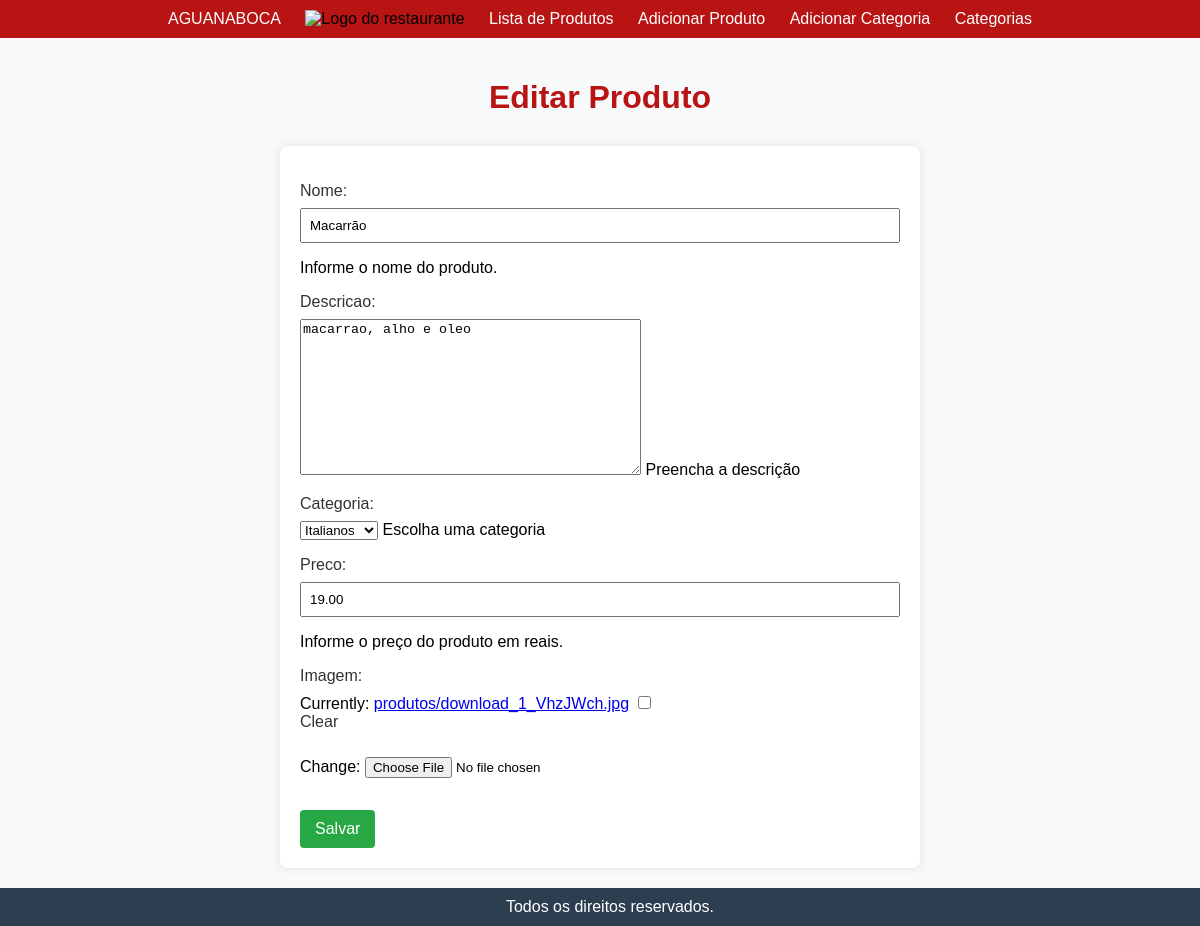
Screenshot of /edita_produto/8/ with the database file from the repository.
### projeto_aguanaboca/models.py (models this page shows, shortened)
class Produto(models.Model):
    nome = models.CharField(max_length=100)
    descricao = models.TextField()
    categoria = models.ForeignKey(Categoria, on_delete=models.CASCADE)
    preco = models.DecimalField(max_digits=8, decimal_places=2)
    imagem = models.ImageField(upload_to='produtos/', null=True, blank=True)

class Categoria(models.Model):
    nome = models.CharField(max_length=100)
    def __str__(self):
        return self.nome
    class Meta:
        app_label = 'projeto_aguanaboca'

### projeto_aguanaboca/views.py (the view)
# urls.py: path('edita_produto/<int:produto_id>/', edita_produto, name='edita_produto'),
def edita_produto(request, produto_id):
    produto = get_object_or_404(Produto, id=produto_id)
    if request.method == 'POST':
        form = ProdutoForm(request.POST, request.FILES, instance=produto)
        if form.is_valid():
            form.save()
            RegistroAtividade.objects.create(
                acao='edicao',
                usuario=request.user,
                item_id=produto.id,
                tipo_item='Produto',
            )
            return redirect('lista_produtos')
    else:
        form = ProdutoForm(instance=produto)
    return render(request, 'admin/edita_produto.html', {'form': form, 'produto': produto})

### projeto_aguanaboca/forms.py (shortened to what this page needs)
class ProdutoForm(forms.ModelForm):
    class Meta:
        model = Produto
        fields = '__all__'
        help_texts = {
            'nome': 'Informe o nome do produto.',
            'preco': 'Informe o preço do produto em reais.',
            'descricao': 'Preencha a descrição',
            'categoria': 'Escolha uma categoria'
        }

### projeto_aguanaboca/templates/admin/edita_produto.html (shortened to what this page needs)
{% extends "base.html" %}
{% block content %}
    <h1>Editar Produto</h1>
    <form method="post" enctype="multipart/form-data">
        {{ form.as_p }}
        <button type="submit">Salvar</button>
    </form>
{% endblock %}

### projeto_aguanaboca/templates/base.html (style rules this page uses)
body { margin: 0; }

### projeto_aguanaboca/templates/admin/edita_produto.html (style rules this page uses)
body { background-color: #f8f9fa; font-family: 'Helvetica', sans-serif; margin: 0; padding: 0; }
h1 { color: #b81414; text-align: center; margin-bottom: 30px; }
form { max-width: 600px; margin: 0 auto; background-color: #fff; padding: 20px; border-radius: 8px; box-shadow: 0 0 10px rgba(0, 0, 0, 0.1); }
label { display: block; margin-bottom: 8px; color: #333; }
input[type="text"], input[type="number"] { width: 100%; padding: 8px; margin-bottom: 16px; box-sizing: border-box; }
input[type="file"] { margin-bottom: 16px; }
button { background-color: #28a745; color: #fff; padding: 10px 15px; border: none; border-radius: 4px; cursor: pointer; font-size: 16px; }

### rows the page displays
Produto: nome "Macarrão", descricao "macarrao, alho e oleo", categoria "Italianos", preco "19.00"
